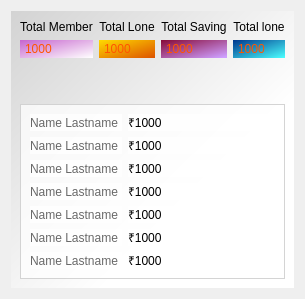
         <widget class="QWidget" name="dashboard_page">
          <layout class="QGridLayout" name="gridLayout_16">
           <item row="0" column="0">
            <widget class="QWidget" name="widget1" native="true">
             <property name="styleSheet">
              <string notr="true">QWidget#widget1{background-color:qlineargradient(spread:pad, x1:0, y1:0, x2:1, y2:1, stop:0 rgba(211, 211, 211, 255), stop:0.661692 rgba(255, 255, 255, 255))}</string>
             </property>
             <layout class="QGridLayout" name="gridLayout_22">
              <item row="0" column="0">
               <layout class="QGridLayout" name="gridLayout_21" rowstretch="0,0,0" columnstretch="0" rowminimumheight="0,0,0">
                <item row="2" column="0">
                 <widget class="QFrame" name="frame_5">
                  <property name="styleSheet">
                   <string notr="true">background-color:rgba(255, 255, 255, 190)</string>
                  </property>
                  <property name="frameShape">
                   <enum>QFrame::StyledPanel</enum>
                  </property>
                  <property name="frameShadow">
                   <enum>QFrame::Raised</enum>
                  </property>
                  <layout class="QVBoxLayout" name="verticalLayout_2">
                   <item>
                    <layout class="QFormLayout" name="formLayout">
                     <property name="labelAlignment">
                      <set>Qt::AlignRight|Qt::AlignTrailing|Qt::AlignVCenter</set>
                     </property>
                     <property name="formAlignment">
                      <set>Qt::AlignLeading|Qt::AlignLeft|Qt::AlignTop</set>
                     </property>
                     <item row="0" column="0">
                      <widget class="QLabel" name="label_17">
                       <property name="whatsThis">
                        <string>&lt;html&gt;&lt;head/&gt;&lt;body&gt;&lt;p align=&quot;center&quot;&gt;&lt;br/&gt;&lt;/p&gt;&lt;/body&gt;&lt;/html&gt;</string>
                       </property>
                       <property name="styleSheet">
                        <string notr="true">color:rgba(0, 0, 0, 150);

font: 10pt &quot;Arial&quot;;</string>
                       </property>
                       <property name="text">
                        <string>Name Lastname </string>
                       </property>
                      </widget>
                     </item>
                     <item row="0" column="1">
                      <widget class="QLabel" name="label_18">
                       <property name="styleSheet">
                        <string notr="true">font: 87 10pt &quot;Arial Black&quot;;</string>
                       </property>
                       <property name="text">
                        <string>₹1000</string>
                       </property>
                      </widget>
                     </item>
                     <item row="1" column="0">
                      <widget class="QLabel" name="label_41">
                       <property name="whatsThis">
                        <string>&lt;html&gt;&lt;head/&gt;&lt;body&gt;&lt;p align=&quot;center&quot;&gt;&lt;br/&gt;&lt;/p&gt;&lt;/body&gt;&lt;/html&gt;</string>
                       </property>
                       <property name="styleSheet">
                        <string notr="true">color:rgba(0, 0, 0, 150);

font: 10pt &quot;Arial&quot;;</string>
                       </property>
                       <property name="text">
                        <string>Name Lastname </string>
                       </property>
                      </widget>
                     </item>
                     <item row="1" column="1">
                      <widget class="QLabel" name="label_42">
                       <property name="styleSheet">
                        <string notr="true">font: 87 10pt &quot;Arial Black&quot;;</string>
                       </property>
                       <property name="text">
                        <string>₹1000</string>
                       </property>
                      </widget>
                     </item>
                     <item row="2" column="0">
                      <widget class="QLabel" name="label_21">
                       <property name="whatsThis">
                        <string>&lt;html&gt;&lt;head/&gt;&lt;body&gt;&lt;p align=&quot;center&quot;&gt;&lt;br/&gt;&lt;/p&gt;&lt;/body&gt;&lt;/html&gt;</string>
                       </property>
                       <property name="styleSheet">
                        <string notr="true">color:rgba(0, 0, 0, 150);

font: 10pt &quot;Arial&quot;;</string>
                       </property>
                       <property name="text">
                        <string>Name Lastname </string>
                       </property>
                      </widget>
                     </item>
                     <item row="2" column="1">
                      <widget class="QLabel" name="label_22">
                       <property name="styleSheet">
                        <string notr="true">font: 87 10pt &quot;Arial Black&quot;;</string>
                       </property>
                       <property name="text">
                        <string>₹1000</string>
                       </property>
                      </widget>
                     </item>
                     <item row="3" column="0">
                      <widget class="QLabel" name="label_19">
                       <property name="whatsThis">
                        <string>&lt;html&gt;&lt;head/&gt;&lt;body&gt;&lt;p align=&quot;center&quot;&gt;&lt;br/&gt;&lt;/p&gt;&lt;/body&gt;&lt;/html&gt;</string>
                       </property>
                       <property name="styleSheet">
                        <string notr="true">color:rgba(0, 0, 0, 150);

font: 10pt &quot;Arial&quot;;</string>
                       </property>
                       <property name="text">
                        <string>Name Lastname </string>
                       </property>
                      </widget>
                     </item>
                     <item row="3" column="1">
                      <widget class="QLabel" name="label_20">
                       <property name="styleSheet">
                        <string notr="true">font: 87 10pt &quot;Arial Black&quot;;</string>
                       </property>
                       <property name="text">
                        <string>₹1000</string>
                       </property>
                      </widget>
                     </item>
                     <item row="4" column="0">
                      <widget class="QLabel" name="label_43">
                       <property name="whatsThis">
                        <string>&lt;html&gt;&lt;head/&gt;&lt;body&gt;&lt;p align=&quot;center&quot;&gt;&lt;br/&gt;&lt;/p&gt;&lt;/body&gt;&lt;/html&gt;</string>
                       </property>
                       <property name="styleSheet">
                        <string notr="true">color:rgba(0, 0, 0, 150);

font: 10pt &quot;Arial&quot;;</string>
                       </property>
                       <property name="text">
                        <string>Name Lastname </string>
                       </property>
                      </widget>
                     </item>
                     <item row="4" column="1">
                      <widget class="QLabel" name="label_44">
                       <property name="styleSheet">
                        <string notr="true">font: 87 10pt &quot;Arial Black&quot;;</string>
                       </property>
                       <property name="text">
                        <string>₹1000</string>
                       </property>
                      </widget>
                     </item>
                     <item row="5" column="0">
                      <widget class="QLabel" name="label_45">
                       <property name="whatsThis">
                        <string>&lt;html&gt;&lt;head/&gt;&lt;body&gt;&lt;p align=&quot;center&quot;&gt;&lt;br/&gt;&lt;/p&gt;&lt;/body&gt;&lt;/html&gt;</string>
                       </property>
                       <property name="styleSheet">
                        <string notr="true">color:rgba(0, 0, 0, 150);

font: 10pt &quot;Arial&quot;;</string>
                       </property>
                       <property name="text">
                        <string>Name Lastname </string>
                       </property>
                      </widget>
                     </item>
                     <item row="5" column="1">
                      <widget class="QLabel" name="label_54">
                       <property name="styleSheet">
                        <string notr="true">font: 87 10pt &quot;Arial Black&quot;;</string>
                       </property>
                       <property name="text">
                        <string>₹1000</string>
                       </property>
                      </widget>
                     </item>
                     <item row="6" column="0">
                      <widget class="QLabel" name="label_55">
                       <property name="whatsThis">
                        <string>&lt;html&gt;&lt;head/&gt;&lt;body&gt;&lt;p align=&quot;center&quot;&gt;&lt;br/&gt;&lt;/p&gt;&lt;/body&gt;&lt;/html&gt;</string>
                       </property>
                       <property name="styleSheet">
                        <string notr="true">color:rgba(0, 0, 0, 150);

font: 10pt &quot;Arial&quot;;</string>
                       </property>
                       <property name="text">
                        <string>Name Lastname </string>
                       </property>
                      </widget>
                     </item>
                     <item row="6" column="1">
                      <widget class="QLabel" name="label_56">
                       <property name="styleSheet">
                        <string notr="true">font: 87 10pt &quot;Arial Black&quot;;</string>
                       </property>
                       <property name="text">
                        <string>₹1000</string>
                       </property>
                      </widget>
                     </item>
                    </layout>
                   </item>
                  </layout>
                 </widget>
                </item>
                <item row="0" column="0">
                 <layout class="QGridLayout" name="gridLayout_17" rowstretch="0,2">
                  <item row="1" column="1">
                   <widget class="QLabel" name="total_lone">
                    <property name="styleSheet">
                     <string notr="true">padding: 2px;
font: 75 22pt &quot;MS Sans Serif&quot;;
color:rgb(255, 85, 0);
background-color:qlineargradient(spread:pad, x1:0, y1:0, x2:1, y2:1, stop:0 rgba(255, 218, 0, 255), stop:1 rgba(221, 83, 0, 255));
 border-radius: 25px;</string>
                    </property>
                    <property name="text">
                     <string>1000</string>
                    </property>
                   </widget>
                  </item>
                  <item row="0" column="0">
                   <widget class="QLabel" name="label_3">
                    <property name="styleSheet">
                     <string notr="true">QLabel#label_3{
font: 12pt &quot;MS Shell Dlg 2&quot;;
opacity: 0;

}</string>
                    </property>
                    <property name="text">
                     <string>&lt;html&gt;&lt;head/&gt;&lt;body&gt;&lt;p align=&quot;center&quot;&gt;Total Member&lt;/p&gt;&lt;/body&gt;&lt;/html&gt;</string>
                    </property>
                   </widget>
                  </item>
                  <item row="0" column="1">
                   <widget class="QLabel" name="label_4">
                    <property name="styleSheet">
                     <string notr="true">QLabel#label_4{
font: 12pt &quot;MS Shell Dlg 2&quot;;
opacity: 0;

}</string>
                    </property>
                    <property name="text">
                     <string>&lt;html&gt;&lt;head/&gt;&lt;body&gt;&lt;p align=&quot;center&quot;&gt;Total Lone&lt;/p&gt;&lt;/body&gt;&lt;/html&gt;</string>
                    </property>
                   </widget>
                  </item>
                  <item row="1" column="0">
                   <widget class="QLabel" name="total_member">
                    <property name="styleSheet">
                     <string notr="true">padding: 2px;
font: 75 22pt &quot;MS Sans Serif&quot;;
color:rgb(255, 85, 0);
background-color:qlineargradient(spread:pad, x1:0, y1:0, x2:1, y2:1, stop:0 rgba(198, 100, 206, 255), stop:1 rgba(255, 255, 255, 255));
 border-radius: 25px;</string>
                    </property>
                    <property name="text">
                     <string>1000</string>
                    </property>
                    <property name="scaledContents">
                     <bool>true</bool>
                    </property>
                   </widget>
                  </item>
                  <item row="0" column="2">
                   <widget class="QLabel" name="label_15">
                    <property name="styleSheet">
                     <string notr="true">QLabel#label_15
{
font: 12pt &quot;MS Shell Dlg 2&quot;;
opacity: 0;

}</string>
                    </property>
                    <property name="text">
                     <string>&lt;html&gt;&lt;head/&gt;&lt;body&gt;&lt;p align=&quot;center&quot;&gt;Total Saving&lt;/p&gt;&lt;/body&gt;&lt;/html&gt;</string>
                    </property>
                   </widget>
                  </item>
                  <item row="0" column="3">
                   <widget class="QLabel" name="label_16">
                    <property name="styleSheet">
                     <string notr="true">QLabel#label_16
{
font: 12pt &quot;MS Shell Dlg 2&quot;;
opacity: 0;

}</string>
                    </property>
                    <property name="text">
                     <string>&lt;html&gt;&lt;head/&gt;&lt;body&gt;&lt;p align=&quot;center&quot;&gt;Total lone&lt;/p&gt;&lt;/body&gt;&lt;/html&gt;</string>
                    </property>
                   </widget>
                  </item>
                  <item row="1" column="2">
                   <widget class="QLabel" name="total_lone_3">
                    <property name="styleSheet">
                     <string notr="true">padding: 2px;
font: 75 22pt &quot;MS Sans Serif&quot;;
color:rgb(255, 85, 0);
background-color:qlineargradient(spread:pad, x1:0, y1:0, x2:0.95, y2:0.965909, stop:0 rgba(134, 9, 55, 255), stop:1 rgba(206, 159, 255, 255));
 border-radius: 25px;</string>
                    </property>
                    <property name="text">
                     <string>1000</string>
                    </property>
                   </widget>
                  </item>
                  <item row="1" column="3">
                   <widget class="QLabel" name="total_lone_4">
                    <property name="styleSheet">
                     <string notr="true">padding: 2px;
font: 75 22pt &quot;MS Sans Serif&quot;;
color:rgb(255, 85, 0);
background-color:qlineargradient(spread:pad, x1:0, y1:0, x2:1, y2:0.988636, stop:0 rgba(0, 55, 141, 255), stop:1 rgba(74, 255, 255, 255));
 border-radius: 25px;</string>
                    </property>
                    <property name="text">
                     <string>1000</string>
                    </property>
                   </widget>
                  </item>
                 </layout>
                </item>
                <item row="1" column="0">
                 <spacer name="verticalSpacer_7">
                  <property name="orientation">
                   <enum>Qt::Vertical</enum>
                  </property>
                  <property name="sizeHint" stdset="0">
                   <size>
                    <width>20</width>
                    <height>40</height>
                   </size>
                  </property>
                 </spacer>
                </item>
               </layout>
              </item>
             </layout>
            </widget>
           </item>
          </layout>
         </widget>
